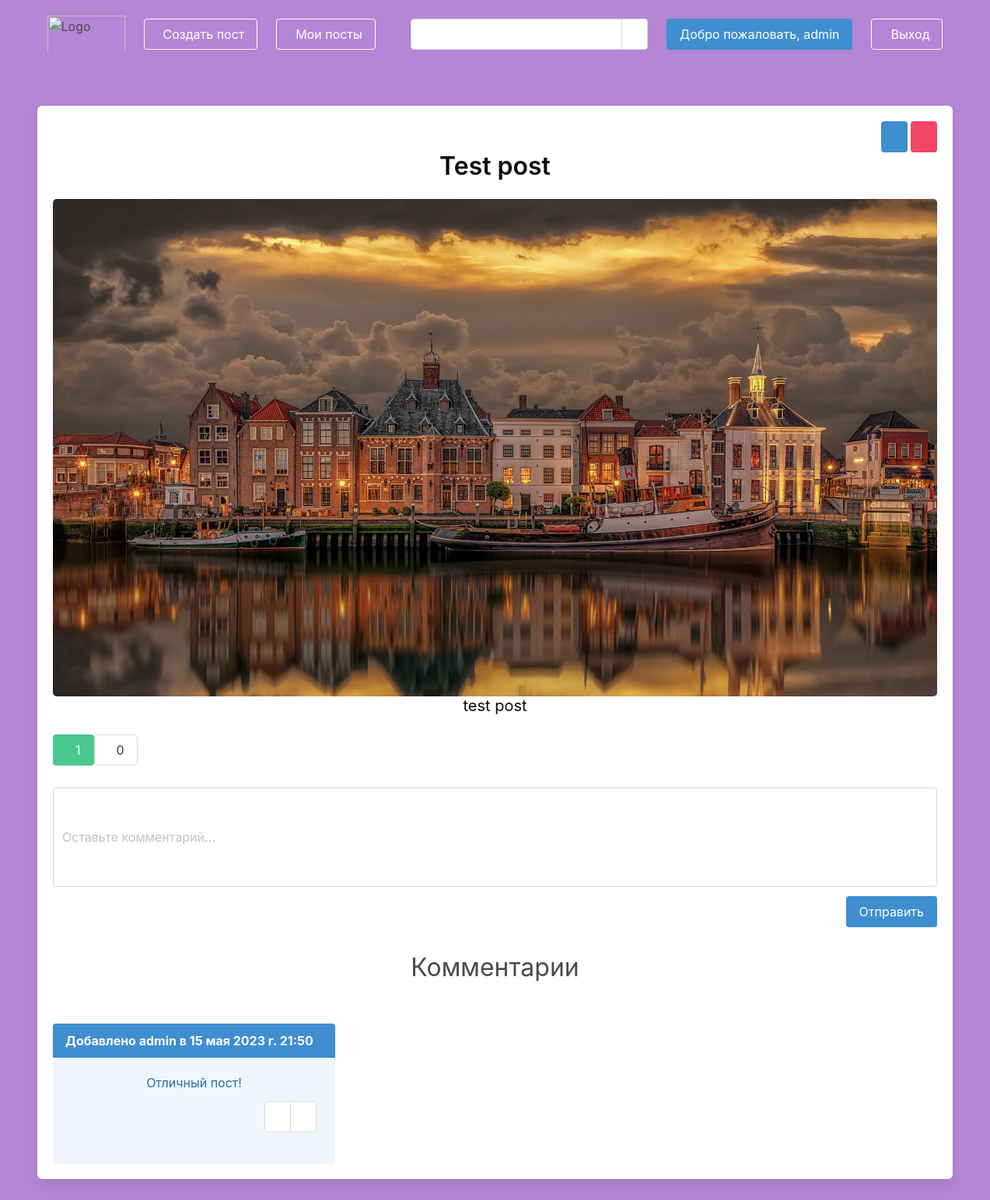
/blog/post/test-post (signed in), run on an earlier commit of the app's database.
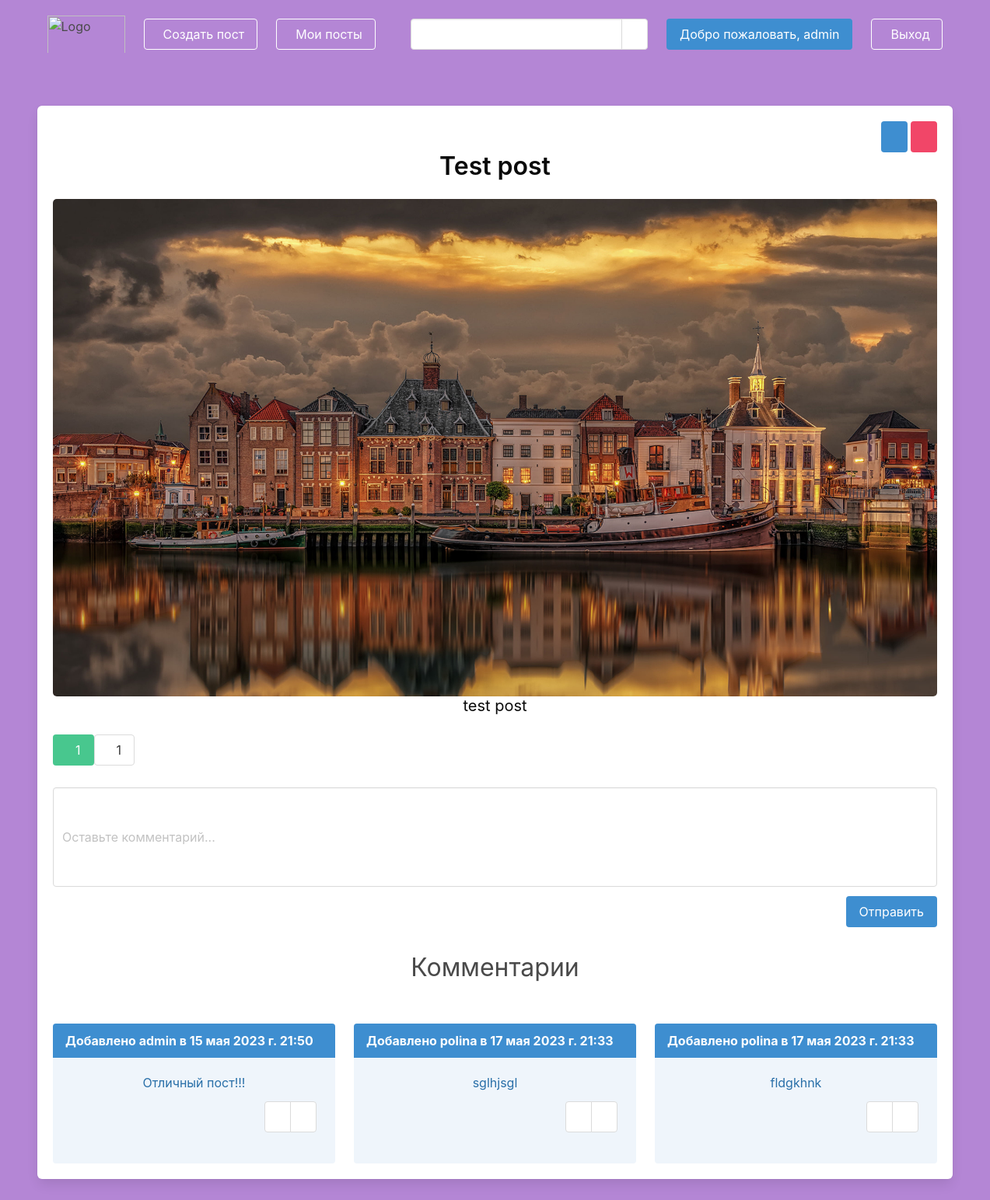
And on a later commit of the database.
### blog/models.py (models this page shows, shortened)
class Post(models.Model):
    title = models.CharField(max_length=255)
    text = models.TextField()
    slug = models.SlugField(unique=True)
    date = models.DateField(auto_now=True)
    author = models.ForeignKey(User, on_delete=models.CASCADE)
    image = models.ImageField(default='image.jpg', blank=True)
    likes = models.ManyToManyField(User, related_name='likes')
    dislikes = models.ManyToManyField(User, related_name='dislikes')
    def __str__(self):
        return self.title
    def likes_counter(self):
        return self.likes.count()
    def dislikes_counter(self):
        return self.dislikes.count()

class Comment(models.Model):
    post = models.ForeignKey(Post, on_delete=models.CASCADE)
    user = models.ForeignKey(User, on_delete=models.CASCADE)
    body = models.TextField()
    date = models.DateTimeField(auto_now_add=True)

### blog/views.py (the view)
# urls.py: path('post/<slug>', views.post, name='post'),
@login_required(login_url='/users/log_in')
def post(request, slug):
    post_detail = Post.objects.get(slug=slug)
    form = CommentForm(request.POST or None)
    if request.method == 'POST' and form.is_valid():
        instance = form.save(commit=False)
        instance.user = request.user
        instance.post = post_detail
        instance.save()
        return redirect('blog:post', slug=slug)
    return render(request, 'post.html', {'post': post_detail, 'form': form})

### blog/forms.py
class CommentForm(forms.ModelForm):
    body = forms.CharField(widget=forms.TextInput(attrs={
        'class': 'textarea',
        'size': '40',
        'placeholder': 'Оставьте комментарий...',
    }))
    class Meta:
        model = Comment
        fields = ['body', ]

### blog/templates/post.html (shortened to what this page needs)
{% extends 'base_layout.html' %}
{% load static from static %}
{% block content %}
<div class="box has-text-centered" style="min-width: 100% ">
    <div class="has-text-right">
        {% if user == post.author %}
        <a href="{% url 'blog:edit_post' post.slug %}" class="button is-info">
        </a>
        <a href="{% url 'blog:delete_post' post.slug %}" class="button is-danger">
        </a>
        {% endif %}
    </div>
    <div class="title has-text-black">
        {{post}}
    </div>
    {% if post.image %}
    <img src="{{post.image.url}}" alt="" class="image is-centered post-image">
    {% else %}
    <img src="{% static 'images/image.jpg' %}" alt="" class="image is-centered post-image">
    {% endif %}
    <div class="subtitle has-text-black">
        {{post.text}}
    </div>
    <div class="columns is-gapless my-3">
        <form method="post" class="has-text-right" action="{% url 'blog:like' post.slug %}">
            <button class="button  {% if user in post.likes.all %} is-success {% endif %} " type="submit">
                <span class="ml-3">
                    {{ post.likes_counter }}
                </span>
            </button>
        </form>
        <form method="post" class="has-text-right" action="{% url 'blog:dislike' post.slug %}">
            <button class=" button {% if user in post.dislikes.all %} is-danger {% endif %} " type="submit">
                <span class="ml-3">
                    {{ post.dislikes_counter }}
                </span>
            </button>
        </form>
    </div>
    <form method="post" enctype="multipart/form-data" class="comment has-text-right">
        {{form}}
        <button class="button is-info my-3">
            Отправить
        </button>
    </form>
    {% if not post.comment_set.all %}
    <div class="has-text-centered has-text-grey-light subtitle is-6 my-4">
        0 комментариев
    </div>
    {% else %}
    <p class="has-text-centered is-size-3 mb-6">
        Комментарии
    </p>
    <div class="columns is-multiline">
        {% for comment in post.comment_set.all %}
        <div class="column is-4">
            <article class="message is-info">
                <div class="message-header">
                    Добавлено {{comment.user}} в {{comment.date}}
                </div>
                <div class="message-body">
                    {{comment.body}}
                    <div class="buttons has-addons my-3 is-right">
                        <a href="{% url 'blog:comment_delete' comment.pk %}" class="button is-multiline">
                        </a>
                        <a href="{% url 'blog:comment_edit' comment.pk %}" class="button is-multiline">
                        </a>
                    </div>
                </div>
            </article>
        </div>
        {% endfor %}
    </div>
    {% endif %}
</div>
{% endblock %}

### blog/templates/base_layout.html (shortened to what this page needs)
{% load static from static %}
<html lang="en">
<head>
    <link rel="stylesheet" href="{% static 'bulma.css' %}">
    <link rel="stylesheet" href="{% static 'style.css' %}">
</head>
<body>
<section class="hero is-fullheight" style="background-color: #b486d5">
    {% if user.is_authenticated %}
    <div class="hero-head">
        <nav class="navbar">
            <div class="container">
                <div class="navbar-brand">
                    <a class="navbar-item" href="{% url 'blog:home' %}">
                        <img src="https://svgsilh.com/svg_v2/606684.svg" alt="Logo"
                             style="height: 50px; width: 100px; max-height: 3rem">
                    </a>
                </div>
                <div id="navbarMenuHeroA" class="navbar-menu">
                    <div class="navbar-start">
                        <span class="navbar-item">
                            <a href="{% url 'blog:create' %}" class="button is-info is-outlined is-inverted">
                                <span class="content">Создать пост</span>
                            </a>
                        </span>
                        <span class="navbar-item">
                            <a href="{% url 'blog:myposts' %}" class="button is-info is-outlined is-inverted">
                                <span class="content">Мои посты</span>
                            </a>
                        </span>
                    </div>
                    <div class="navbar-end">
                        <span class="navbar-item">
                            <form method="get" class="mt-4">
                                <div class="field has-addons">
                                    <div class="control">
                                        <input type="search" name="search" class="input">
                                    </div>
                                    <div class="control">
                                        <button type="submit" class="button">
                                        </button>
                                    </div>
                                </div>
                            </form>
                        </span>
                        <span class="navbar-item">
                            <a href="" class="button is-info">
                            Добро пожаловать, {{ request.user }}
                            </a>
                        </span>
                        <span class="navbar-item">
                              <a href="{% url 'users:log_out' %}" class="button is-info is-outlined is-inverted">
                                  <span class="content">Выход</span>
                              </a>
                        </span>
                    </div>
                </div>
            </div>
        </nav>
    </div>
    {% endif %}
    <div class="hero-body">
        {% block content %}
        {% endblock %}
    </div>
</section>
</body>
</html>

### static/style.css (style rules this page uses)
.post-image { min-width: 100%; border-radius: 5px; }

What changed in the data, as far as the page shows it:
computed for Post "Test post": dislikes_counter "0" → "1"
changed Comment "admin": body "Отличный пост!" → "Отличный пост!!!"
added Comment: user "polina", date "17 мая 2023 г. 21:33", body "sglhjsgl"
added Comment: user "polina", date "17 мая 2023 г. 21:33", body "fldgkhnk"
